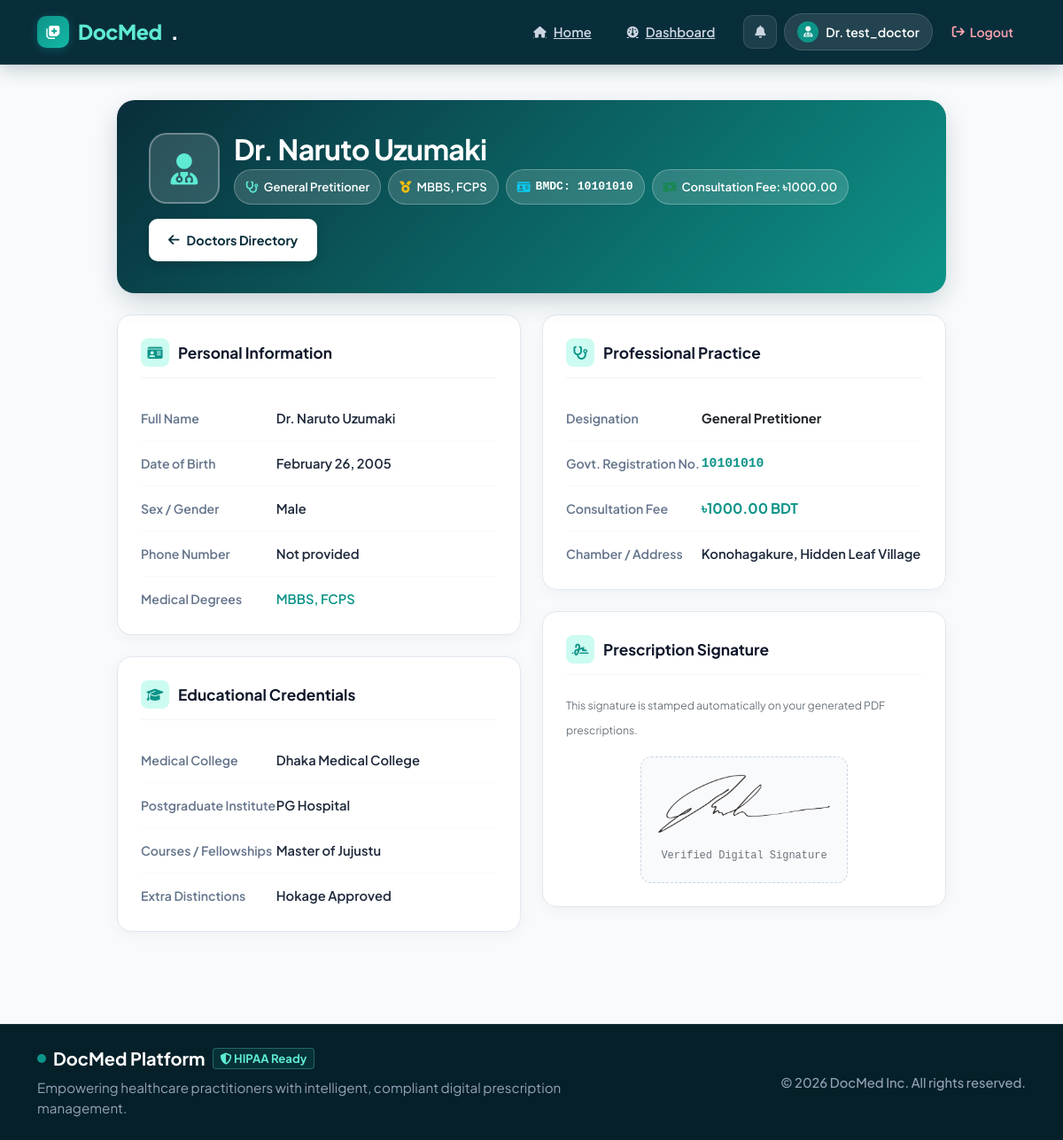
The page /dashboard/profile_page/1 (signed in) on the database its author committed.
### app/modules/account/models.py (models this page shows, shortened)
class RegistrationModel(UserMixin, db.Model):
    __tablename__ = 'registration'
    uid = db.Column(db.Integer(), primary_key=True)
    username = db.Column(db.String(80), unique=True, nullable=False)
    email = db.Column(db.String(120), unique=True, nullable=False)
    password = db.Column(db.String(200), nullable=False)
    gender = db.Column(db.String(10), nullable = False)
    created_at = db.Column(db.DateTime(), default=datetime.now)
    profile_info = db.relationship('ProfileSetupModel', backref='registration', uselist=False)
    prescription = db.relationship('PrescriptionModel', backref='prescription', uselist=True, cascade="all, delete-orphan", order_by='desc(PrescriptionModel.created_at)')
    role = db.Column(db.String(20), default='patient', nullable=False)
    is_admin = db.Column(db.Boolean(), default=False, nullable=False)
    is_active = db.Column(db.Boolean(), default=True, nullable=False)
    is_verified = db.Column(db.Boolean(), default=False, nullable=False)
    verified_doctor = db.Column(db.Boolean(), default=False, nullable=False)
    otp_code = db.Column(db.String(6), nullable=True)
    otp_expiry = db.Column(db.DateTime(), nullable=True)

### app/modules/dashboard/models.py (models this page shows, shortened)
class ProfileSetupModel(db.Model):
    __tablename__ = 'profile_info'
    id = db.Column(db.Integer, primary_key=True)
    user_id = db.Column(db.Integer, db.ForeignKey('registration.uid'))
    full_name = db.Column(db.String(120), nullable=False)
    birth_date = db.Column(db.DateTime(), nullable=False)
    sex = db.Column(db.String(10), nullable=False)
    achievement = db.Column(db.String(255), nullable=False)
    phone = db.Column(db.String(15), nullable=True)
    college = db.Column(db.String(150), nullable=False)
    higher_degree = db.Column(db.String(225), nullable=True)
    course = db.Column(db.String(225), nullable=True)
    extra = db.Column(db.String(225), nullable=True)
    current_position = db.Column(db.String(100), nullable=False)
    govt_reg = db.Column(db.String(100), nullable=False)
    office = db.Column(db.String(255), nullable=True)
    consultation_fee = db.Column(db.Float, default=1000.0, nullable=True)
    signature = db.Column(db.String(255), nullable=False)

### app/modules/dashboard/routes.py (the view)
@dashboard.route('/profile_page/<int:uid>')
@login_required
def profile_page(uid):
    get_user = RegistrationModel.query.get(uid)
    if not get_user:
        flash("User not found.", "error")
        return redirect(url_for('home.home_page'))
    get_user_info = ProfileSetupModel.query.filter_by(user_id=uid).first()
    context = {
        'user': get_user,
        'info': get_user_info,
    }
    return render_template('dashboard/profile.html', **context)

### app/templates/dashboard/profile.html (shortened to what this page needs)
{% extends 'base.html' %}
{% block content %}
<div class="container profile-container">
  {% if not info %}
    <div class="card border-0 shadow-sm rounded-4 p-5 text-center bg-white mb-4">
      <div class="mb-3">
        <div class="d-inline-flex p-3 rounded-circle" style="background: #fef3c7; color: #d97706; width: 64px; height: 64px; align-items: center; justify-content: center;">
          <i class="fa-solid fa-user-doctor fs-3"></i>
        </div>
      </div>
      <h3 class="fw-bold text-dark mb-2">Doctor Profile Incomplete</h3>
      <p class="text-muted mx-auto mb-4" style="max-width: 480px;">
        You haven't completed your medical profile setup yet. Complete your setup now to start generating validated prescriptions with digital signatures.
      </p>
      <div>
        <a href="{{ url_for('dashboard.setup_page', uid=current_user.uid) }}" class="btn-action-primary">
          <i class="fa-solid fa-plus-circle"></i> Complete Profile Setup
        </a>
      </div>
    </div>
  {% else %}
    <div class="profile-hero-card">
      <div class="d-flex align-items-center justify-content-between flex-wrap gap-3">
        <div class="d-flex align-items-center gap-3">
          <div class="profile-avatar-box">
            <i class="fa-solid fa-user-doctor"></i>
          </div>
          <div>
            <h2 class="fw-bold text-white mb-1" style="letter-spacing: -0.02em;">
              {{ info.full_name }}
            </h2>
            <div class="d-flex align-items-center gap-2 flex-wrap mt-1">
              <span class="credential-chip">
                <i class="fa-solid fa-stethoscope text-teal" style="color: #5eead4;"></i> {{ info.current_position }}
              </span>
              <span class="credential-chip">
                <i class="fa-solid fa-medal text-warning"></i> {{ info.achievement }}
              </span>
              <span class="credential-chip font-monospace">
                <i class="fa-solid fa-id-card text-info"></i> BMDC: {{ info.govt_reg }}
              </span>
              <span class="credential-chip">
                <i class="fa-solid fa-money-bill-wave text-success"></i> Consultation Fee: ৳{{ "%.2f"|format(info.consultation_fee or 1000.0) }}
              </span>
            </div>
          </div>
        </div>
        <div class="d-flex align-items-center gap-2">
          {% if current_user.uid == user.uid or current_user.is_admin %}
            <a href="{{ url_for('dashboard.update_profile_info', uid=user.uid) }}" class="btn-edit-doctor">
              <i class="fa-solid fa-pen-to-square"></i> Edit Profile
            </a>
            <a href="{{ url_for('pdf_generator.document_page') }}" class="btn-rx-studio">
              <i class="fa-solid fa-file-prescription text-teal" style="color: #5eead4;"></i> Rx Studio
            </a>
          {% else %}
            <a href="{{ url_for('dashboard.verified_doctors_page', uid=current_user.uid) }}" class="btn-edit-doctor">
              <i class="fa-solid fa-arrow-left"></i> Doctors Directory
            </a>
          {% endif %}
        </div>
      </div>
    </div>
    <div class="row g-4">
      <div class="col-lg-6">
        <div class="info-card-section">
          <div class="section-header-title">
            <div class="section-badge-icon">
              <i class="fa-solid fa-id-card"></i>
            </div>
            <span>Personal Information</span>
          </div>
          <div class="detail-row">
            <p class="detail-label">Full Name</p>
            <p class="detail-value">{{ info.full_name }}</p>
          </div>
          <div class="detail-row">
            <p class="detail-label">Date of Birth</p>
            <p class="detail-value">
              {% if info.birth_date %}
                {{ info.birth_date.strftime('%B %d, %Y') if info.birth_date.strftime else info.birth_date }}
              {% else %}
                <span class="text-muted">Not specified</span>
              {% endif %}
            </p>
          </div>
          <div class="detail-row">
            <p class="detail-label">Sex / Gender</p>
            <p class="detail-value">{{ info.sex | capitalize }}</p>
          </div>
          <div class="detail-row">
            <p class="detail-label">Phone Number</p>
            <p class="detail-value">{{ info.phone or 'Not provided' }}</p>
          </div>
          <div class="detail-row">
            <p class="detail-label">Medical Degrees</p>
            <p class="detail-value text-teal" style="color: #0d9488;">{{ info.achievement }}</p>
          </div>
        </div>
        <div class="info-card-section">
          <div class="section-header-title">
            <div class="section-badge-icon">
              <i class="fa-solid fa-graduation-cap"></i>
            </div>
            <span>Educational Credentials</span>
          </div>
          <div class="detail-row">
            <p class="detail-label">Medical College</p>
            <p class="detail-value">{{ info.college }}</p>
          </div>
          <div class="detail-row">
            <p class="detail-label">Postgraduate Institute</p>
            <p class="detail-value">{{ info.higher_degree or 'N/A' }}</p>
          </div>
          <div class="detail-row">
            <p class="detail-label">Courses / Fellowships</p>
            <p class="detail-value">{{ info.course or 'None listed' }}</p>
          </div>
          <div class="detail-row">
            <p class="detail-label">Extra Distinctions</p>
            <p class="detail-value">{{ info.extra or 'None' }}</p>
          </div>
        </div>
      </div>
      <div class="col-lg-6">
        <div class="info-card-section">
          <div class="section-header-title">
            <div class="section-badge-icon">
              <i class="fa-solid fa-stethoscope"></i>
            </div>
            <span>Professional Practice</span>
          </div>
          <div class="detail-row">
            <p class="detail-label">Designation</p>
            <p class="detail-value fw-bold text-dark">{{ info.current_position }}</p>
          </div>
          <div class="detail-row">
            <p class="detail-label">Govt. Registration No.</p>
            <p class="detail-value font-monospace fw-bold" style="color: #0d9488;">{{ info.govt_reg }}</p>
          </div>
          <div class="detail-row">
            <p class="detail-label">Consultation Fee</p>
            <p class="detail-value fw-bold text-teal fs-6" style="color: #0d9488;">৳{{ "%.2f"|format(info.consultation_fee or 1000.0) }} BDT</p>
          </div>
          <div class="detail-row">
            <p class="detail-label">Chamber / Address</p>
            <p class="detail-value">{{ info.office or 'Not specified' }}</p>
          </div>
        </div>
        <div class="info-card-section">
          <div class="section-header-title">
            <div class="section-badge-icon">
              <i class="fa-solid fa-signature"></i>
            </div>
            <span>Prescription Signature</span>
          </div>
          <p class="text-muted small mb-3">This signature is stamped automatically on your generated PDF prescriptions.</p>
          <div class="text-center w-100">
            {% if info.signature %}
              <div class="signature-preview-holder">
                <img src="{{ url_for('static', filename='uploads/' + info.signature) }}" alt="Digital Signature">
                <small class="text-muted mt-2 d-block font-monospace" style="font-size: 0.75rem;">Verified Digital Signature</small>
              </div>
            {% else %}
              <div class="alert alert-warning small p-3 rounded-3">
                <i class="fa-solid fa-triangle-exclamation me-1"></i> No signature on file. Please update your profile.
              </div>
            {% endif %}
          </div>
        </div>
      </div>
    </div>
  {% endif %}
</div>
{% endblock %}

### app/templates/base.html (shortened to what this page needs)
{% include 'base/header.html' %}
{% block content %}{% endblock %}
{% include 'base/footer.html' %}

### app/templates/base/header.html (shortened to what this page needs)
<!doctype html>
<html lang="en">
<head>
  <link href="{{ url_for('static', filename='css/bootstrap.min.css') }}" rel="stylesheet">
  <link href="https://cdnjs.cloudflare.com/ajax/libs/font-awesome/6.5.1/css/all.min.css" rel="stylesheet">
  <link href="{{ url_for('static', filename='css/tiny-slider.css') }}" rel="stylesheet">
  <link href="{{ url_for('static', filename='css/style.css') }}" rel="stylesheet">
</head>
<body>
  <nav class="docmed-navbar navbar navbar-expand-md navbar-dark">
    <div class="container">
      <a class="docmed-brand" href="{{ url_for('home.home_page') }}">
        <div class="brand-icon-wrapper">
          <i class="fa-solid fa-notes-medical"></i>
        </div>
        <span>DocMed</span>.
      </a>
      <div class="collapse navbar-collapse" id="navbarsDocMed">
        <ul class="navbar-nav ms-auto mb-2 mb-md-0 align-items-md-center gap-md-2">
          <li class="nav-item">
            <a class="docmed-nav-link" href="{{ url_for('home.home_page') }}">
               Home
            </a>
          </li>
          {% if current_user.is_authenticated %}
            {% if current_user.role == 'admin' or current_user.is_admin %}
            <li class="nav-item">
              <a class="docmed-nav-link" href="{{ url_for('admin.index') }}">
                <i class="fa-solid fa-shield-halved fa-sm"></i> Admin Panel
              </a>
            </li>
            {% else %}
            <li class="nav-item">
              <a class="docmed-nav-link" href="{{ url_for('dashboard.dashboard_main_page', uid=current_user.uid) }}">
                 Dashboard
              </a>
            </li>
            {% endif %}
          {% endif %}
        </ul>
        <div class="d-flex align-items-center gap-2 ms-md-3 mt-3 mt-md-0">
          {% if current_user.is_authenticated %}
            <div class="dropdown">
              <button class="notif-dropdown-btn dropdown-toggle" type="button" id="notifDropdown" data-bs-toggle="dropdown" aria-expanded="false" title="Notifications">
                <i class="fa-solid fa-bell" id="notif-bell-icon"></i>
              </button>
            </div>
            {% if current_user.role == 'admin' or current_user.is_admin %}
            <a class="user-pill" href="{{ url_for('admin.index') }}">
              <span class="user-avatar-icon">
                <i class="fa-solid fa-user-shield"></i>
              </span>
              <span>
                Admin: {{ current_user.username }}
              </span>
            </a>
            {% else %}
            <a class="user-pill" href="{{ url_for('dashboard.profile_page', uid=current_user.uid) if current_user.role == 'doctor' and current_user.profile_info else url_for('dashboard.dashboard_main_page', uid=current_user.uid) }}">
              <span class="user-avatar-icon">
                {% if current_user.role == 'doctor' %}
                  <i class="fa-solid fa-user-doctor"></i>
                {% else %}
                  <i class="fa-solid fa-user"></i>
                {% endif %}
              </span>
              <span>
                {% if current_user.role == 'doctor' %}
                  Dr. {{ current_user.username }}
                {% else %}
                  {{ current_user.username }} <small class="text-info opacity-75">(Patient)</small>
                {% endif %}
              </span>
            </a>
            {% endif %}
            <a class="btn-nav-logout" href="{{ url_for('accounts.logout_view') }}">
              <i class="fa-solid fa-arrow-right-from-bracket"></i> Logout
            </a>
          {% else %}
            <a class="btn-nav-register" href="{{ url_for('accounts.login_page') }}">
              <i class="fa-solid fa-arrow-right-to-bracket"></i> Sign In
            </a>
          {% endif %}
        </div>
      </div>
    </div>
  </nav>

### app/templates/base/footer.html (shortened to what this page needs)
		<footer class="docmed-footer mt-auto">
			<div class="container py-4">
				<div class="row align-items-center gy-3">
					<div class="col-md-7 text-center text-md-start">
						<div class="d-flex align-items-center justify-content-center justify-content-md-start gap-2 mb-2">
							<span class="footer-logo-dot"></span>
							<span class="fw-bold text-white fs-5">DocMed Platform</span>
							<span class="badge border px-2 py-1" style="font-size: 0.82rem; color: #5eead4; background: rgba(13, 148, 136, 0.15); border-color: rgba(94, 234, 212, 0.3) !important;">
								<i class="fa-solid fa-shield-halved"></i> HIPAA Ready
							</span>
						</div>
						<p class="footer-desc mb-0">
							Empowering healthcare practitioners with intelligent, compliant digital prescription management.
						</p>
					</div>
					<div class="col-md-5 text-center text-md-end">
						<p class="footer-copy mb-0">
							&copy; <script>document.write(new Date().getFullYear());</script> DocMed Inc. All rights reserved.
						</p>
					</div>
				</div>
			</div>
		</footer>
	</body>
</html>

### rows shown on the page
RegistrationModel: username "test_doctor"
ProfileSetupModel: full_name "Dr. Naruto Uzumaki", current_position "General Pretitioner", achievement "MBBS, FCPS", govt_reg "10101010", consultation_fee "1000.00", birth_date "February 26, 2005", sex "Male", phone "Not provided", college "Dhaka Medical College", higher_degree "PG Hospital", course "Master of Jujustu", extra "Hokage Approved", office "Konohagakure, Hidden Leaf Village", signature (picture)
